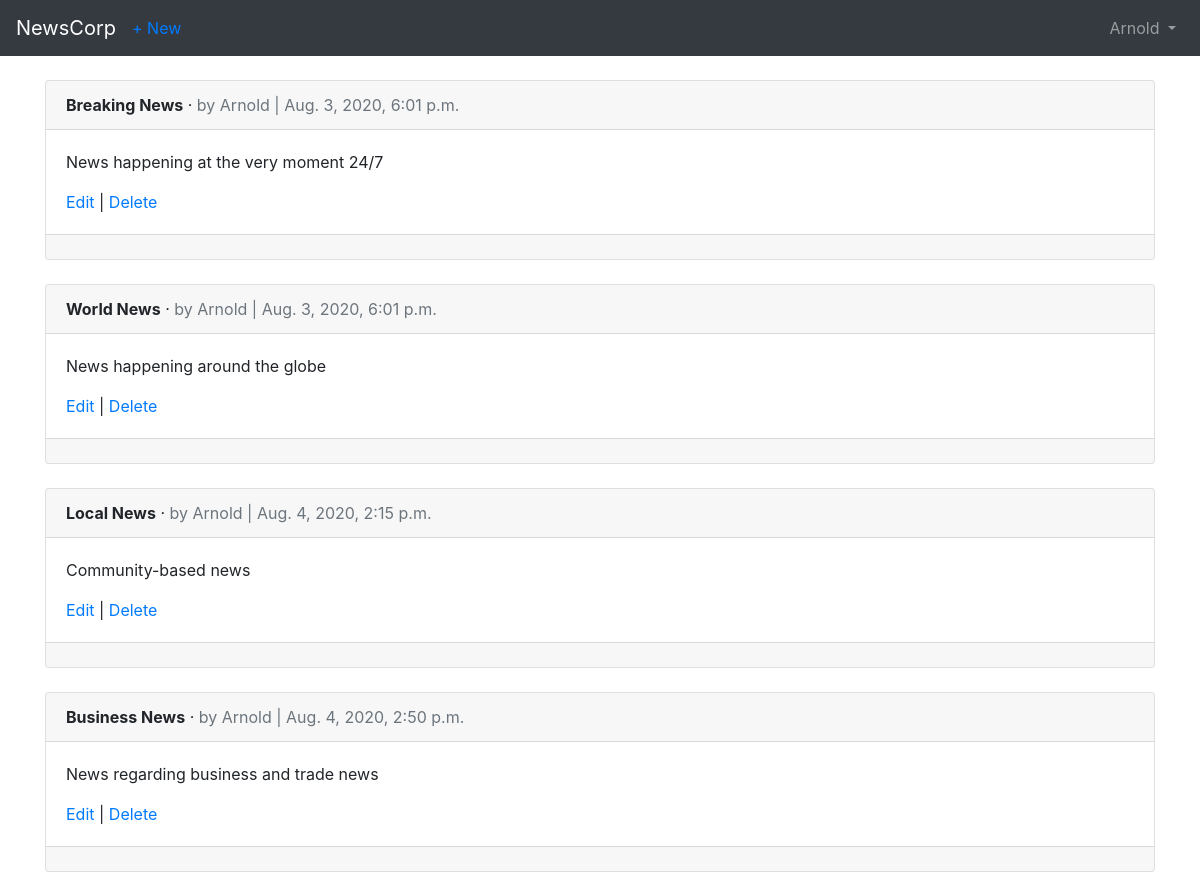
/articles/ (signed in), run on an earlier commit of the app's database.
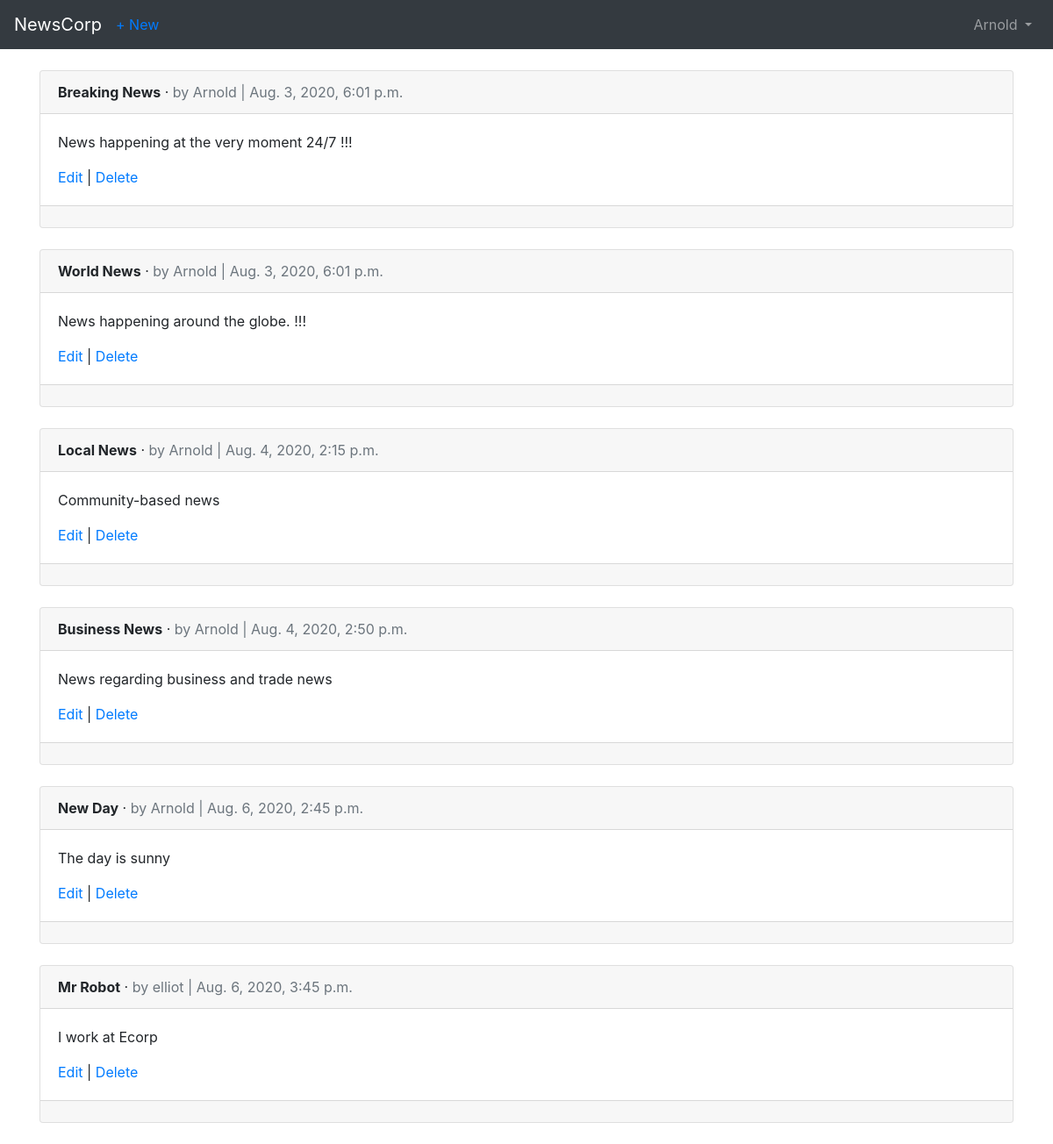
And on a later commit of the database.
### accounts/models.py (models this page shows)
class CustomUser(AbstractUser):
    date_of_birth = models.DateField(null = True)

### articles/models.py (models this page shows, shortened)
class Article(models.Model):
    title = models.CharField(max_length = 255)
    body = models.TextField()
    date = models.DateTimeField(auto_now_add=True)
    author = models.ForeignKey(get_user_model(),on_delete=models.CASCADE,)

### articles/views.py (the view)
# urls.py: path('', ArticleListView.as_view(),name= 'article_list'),
class ArticleListView(LoginRequiredMixin,ListView):
    model = Article
    template_name = 'articles/article_list.html'

### templates/articles/article_list.html (shortened to what this page needs)
<!DOCTYPE html>
{% extends 'accounts/base.html'%}
{% block content %}
{% for article in object_list %}
<div class="card">
    <div class="card-header">
        <span class="font-weight-bold">{{ article.title }}</span> &middot;
        <span class="text-muted"> by {{ article.author }}  | {{article.date}}</span>
    </div>
    <div class="card-body">
       <p> {{ article.body }} </p>
        <a href="{% url 'article_edit' article.pk %}"> Edit </a> | <a href="{% url 'article_delete' article.pk %}">Delete</a>
    </div>
    <div class="card-footer text-center text-muted">
    </div>
</div>
    <br>
{% endfor %}
{% endblock content %}

### templates/accounts/base.html (shortened to what this page needs)
<!DOCTYPE html>
<html lang="en">
<head>
    <link rel="stylesheet" href="https://stackpath.bootstrapcdn.com/bootstrap/4.5.0/css/bootstrap.min.css"
>
</head>
<body>
    <nav class="navbar navbar-expand-md navbar-dark bg-dark mb-4">
        <a class="navbar-brand" href="{% url 'index' %}">NewsCorp</a>
        {% if user.is_authenticated %}
        <ul class="navbar-nav mr-auto">
            <a href="{% url 'article_new' %}"> + New </a>
        </ul>
        {% endif %}
        <div class="collapse navbar-collapse" id="navbarCollapse">
            {% if user.is_authenticated %}
            <ul class="navbar-nav ml-auto">
                <li class="nav-item">
                    <a class="nav-link dropdown-toggle" href="#" id="userMenu" data-toggle="dropdown"
                        aria-haspopup="true" aria-expanded="false">
                        {{ user.username }}
                    </a>
                </li>
            </ul>
            {% endif %}
        </div>
    </nav>
    <div class="container">
        {% block content %}
        {% endblock content %}
    </div>
</body>
</html>

What changed in the data, as far as the page shows it:
changed Article "Breaking News": body "News happening at the very moment 24/7" → "News happening at the very moment 24/7 !!!"
changed Article "World News": body "News happening around the globe" → "News happening around the globe. !!!"
added Article: title "New Day", author "Arnold", date "Aug. 6, 2020, 2:45 p.m.", body "The day is sunny"
added Article: title "Mr Robot", author "elliot", date "Aug. 6, 2020, 3:45 p.m.", body "I work at Ecorp"
